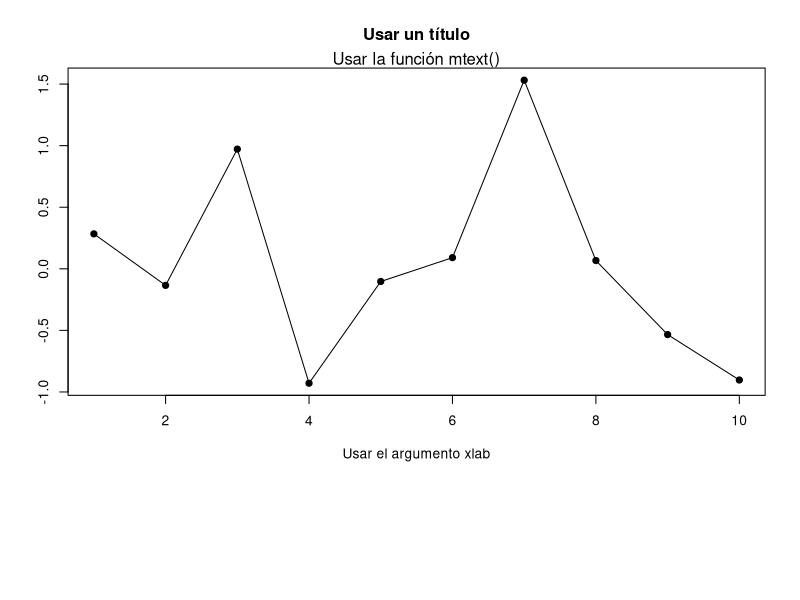

This chart was generated by the following R code: (Note: this script raises an error after producing the figure.)
# Listar los paquetes instalados en R
packinfo <- installed.packages ()
packinfo

# Split the screen using the layout function
layout(matrix(c(1,1,2,2), 2, 2, byrow=T), heights=c(4,1))
plot(rnorm(10),ylab="", xlab="Usar el argumento xlab", main="Usar un título", ty="o", pch=19)
mtext("Usar la función mtext()")
temp <- locator(1) # En la gráfica, clickear dónde se quiera el texto.
text(temp,"Usar la función text() con o sin la función locator()")

# agregar texto usando la función Corner_text:
Corner_text <- function(text, location="topright"){
  legend(location,legend=text, bty ="n", pch=NA) 
}
Corner_text(text="Usar la función Corner_text()")
Corner_text(text="Usar la función Corner_text() con ubicación", location="bottomright")
title(sub="Agregar un subtítulo usando la función title()")

library(gplots)
par(mar=c(1,1,1,1))
#layout.show(2) # Muestra una división entre las pantallas superior e inferior.
temptext1 <- "Agregemos algunas notas aquí.
El plot de arriba representa 10 puntos aleatorios para una distribución normal.
El plot está generado para visualizar las distintas opciones para agregar texto.

Se puede agregar legibilidad saltando líneas."
temptext2 <- "Se puede agregar más texto utilizando de nuevo la función locator(1)+text()" 
textplot(temptext1, valign="center", cex=0.9, halign="left", mar=c(0, 0, 0, 0), col=2) 
# mar=c(0,0,0,0) # Remueve los márgenes.
temp <- locator(1)
text(temp, temptext2,col=4)
